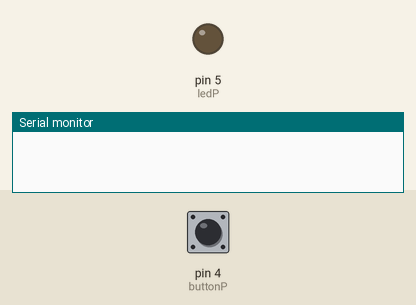
Simulated run of this sketch. Board: Arduino Uno, built with avr-gcc and run on an emulated ATmega328P. Parts: output pins drawn as LEDs (lit = HIGH), the last lines printed to the serial monitor. Inputs (shaded band) come from the test bench; at power-on: pin 4 (buttonP) HIGH.

Above: at 1.2 s.
1.3 s: pin 4 (buttonP) pulled LOW for 0.15 s
2.9 s: pin 4 (buttonP) pulsed LOW 5 times (0.12 s each, 0.3 s apart)
At 4.9 s:
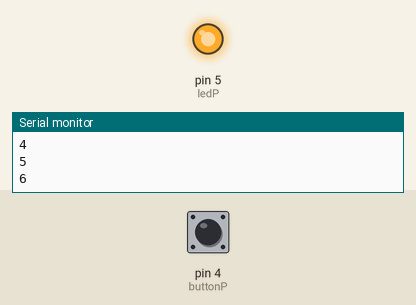
Timing chart, 0 to 6.4 s (numbered marks = the images above; inputs shaded):
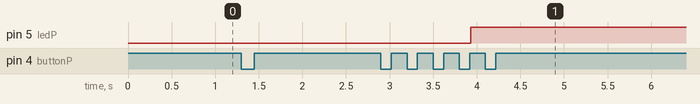

Measured:
- after the input at 2.9 s, pin 5 (ledP): LOW → HIGH after 1.0 s

The sketch:

2_debouncing.ino
```cpp
const int buttonP=4;
const int ledP=5;


bool prevStat=HIGH;

int counter=0;

void setup()
{
Serial.begin(9600);
  pinMode(buttonP, INPUT_PULLUP);
  pinMode(ledP, OUTPUT);
}
void loop()
{
  if(debounce(prevStat)==HIGH && prevStat==LOW)
  {
    counter++;
    prevStat=HIGH;
    Serial.println(counter);

  }
  else if(debounce(prevStat)==LOW && prevStat==HIGH ){

        prevStat=LOW;

  }
    if(counter == 5)
  {
    digitalWrite(ledP,HIGH);
  }

}
bool debounce (bool state)
  {
    bool currentstate=digitalRead(buttonP);
    if(currentstate!=state)
    {
      delay(10);
      currentstate=digitalRead(buttonP);
    }
    return currentstate;
  }
```
